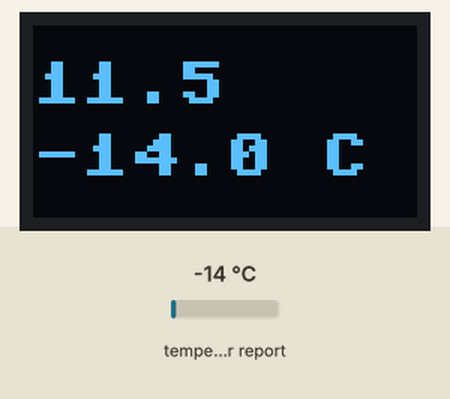
Simulated run of this program. Board: Raspberry Pi Pico running MicroPython. Shown: 64×32 one-colour display. The test bench sets the inputs (shaded band); at power-on: temperature in the web weather report 18 °C. WiFi joins after 1.5 s; requests to the public web service named in the program get a made-up reply in its usual format after 0.4 s (London, UTC, broken clouds, 64 % humidity, 1013 hPa unless stated); values from a settings file that is not in the repository are placeholders; the clock reads 2024-03-15 10:24:30 at power-on unless the program sets it; what the program prints to the serial console is not drawn.

1.3 s: temperature in the web weather report set to -14 °C
Above: at 2.5 s.
Timing chart, 0 to 4.3 s (numbered marks = the images above; inputs shaded):
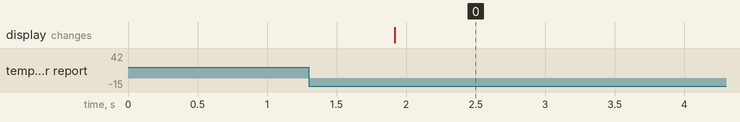

The program:

Ex09-WeatherDisplay.py
```python
import urequests
from machine import Pin, I2C
from ssd1306 import SSD1306_I2C
import MyWifi

def getWithParams(url, params):
    query = '&'.join([f'{p}={params[p]}' for p in params])
    return urequests.get(url+'?'+query)

if MyWifi.connect():
    response = getWithParams("https://api.open-meteo.com/v1/forecast",
                            params = {"latitude": 53.471,"longitude": -2.24,
                                      "current": "temperature_2m,wind_speed_10m",
                                      "models": "ukmo_seamless"})

    if response.status_code == 200:
        forecast = response.json()                    # Form a dictionary from the response

        temp = forecast['current']['temperature_2m']               # Look up values
        wind = forecast['current']['wind_speed_10m']
        temp_unit = forecast['current_units']['temperature_2m']    # Look up units
        wind_unit = forecast['current_units']['wind_speed_10m']
        temp_unit = temp_unit.replace(chr(176),' ')     # Degree symbol is incompatible...

        i2c = I2C(1, sda=Pin('GP26'), scl=Pin('GP27'))  # Set up I2C interface
        display = SSD1306_I2C(64, 32, i2c)              # Create driver object

        display.text(f'{wind}{wind_unit}', 0, 6)
        display.text(f'{temp}{temp_unit}', 0, 18)

        display.show()                    # Call the show() method last to update display
```

MyWifi.py
```python
import network, time
import MyKeys

wlan = network.WLAN(network.STA_IF)

def connect(timeout_s=10):
    if not wlan.active():     # Activate WLAN
        wlan.active(True)
    if wlan.isconnected():    # If already open, shut down before attempting connection
        wlan.disconnect()
        time.sleep(0.5)

    # Connection attempt: can take several seconds. Fails if time exceeds timeout_s
    print(f"Attempting Wifi connection to {MyKeys.SSID}...")
    wlan.connect(MyKeys.SSID, MyKeys.KEY)
    start_time = time.time()
    while wlan.status() in (network.STAT_IDLE, network.STAT_CONNECTING, 2):
        if (time.time() - start_time) > timeout_s:
            break
        print('.', end='')
        time.sleep(0.5)

    # If successful, print confirmation and return True
    if wlan.isconnected():
        print(f"\nWifi connected in {time.time() - start_time:.2f}s.")
        print(f"IP: {wlan.ifconfig()[0]}")
        return True

    # Fail so try to guess the likely problem(s) before returning False
    print("\n\nConnection failed scanning for cause...")
    try:
        # Look for all SSIDs in range and check that the specified one is there
        scanned_ssids = [s[0].decode('utf8') for s in wlan.scan()]
        if MyKeys.SSID in scanned_ssids:
            # We know the network is visible, so the password is likely the issue
            print(f"\nSSID '{MyKeys.SSID}' was found in the scan")
            print("The most likely cause of failure is an incorrect password.")
        else:
            # The network is not visible - could be several reasons...
            print(f"\nSSID '{MyKeys.SSID}' was NOT found in the scan.")
            print("The SSID may be wrong, the router may be off, or the device is out of range.")

    except Exception as e:
        print(f"An error occurred during scanning: {e}")

    wlan.active(False)
    return False
```

Measured:
- after the input at 1.3 s, the display: changes after 0.62 s (image 0)
